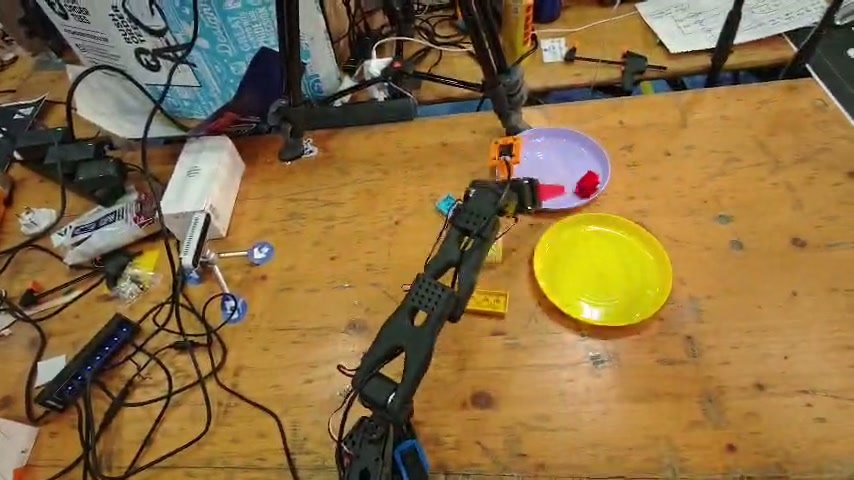
#> input picture deploy/showcase/media/arm_overhead.jpg, 854 x 480 px
$ python -i perception.py   (imports and definitions only)
#> lines starting #> are read from the running program, lines starting #| are printed output that depends on the picture; after the words box and inside, x2 and y2 are one past the last pixel; in counts of white or black regions, pixels touching at a corner belong together
#> further down, picture is the input picture: shape (480, 854, 3); mean B, G, R 66, 110.5, 138.9
"""Top-camera perception for the closed loop: plates, bricks still on the table, their colours, and overlays.

Plain functions (numpy / OpenCV) so they can be tested on saved frames. The brick boxes come from the one-class
brick detector (`dlsj.inspect.brick_detector.BrickDetector`, NPU); everything else here is cheap CPU work.

* `find_plates(bgr)`: big yellow / orange / purple blobs -> circles (plates don't move, callers may cache them).
* `split_bricks(dets, plates, bgr, workspace)`: detector boxes -> bricks on the table (to pick) and bricks already in
  a plate (sorted), after size / work-area filtering; each with a training colour (blue/brown/red/white/yellow).
* `annotate_top(...)`: the overlay the dashboard streams.
"""

from __future__ import annotations

from dataclasses import asdict, dataclass

import cv2
import numpy as np

TRAINING_COLOURS = ("blue", "brown", "red", "white", "yellow")
PLATE_BGR = {"yellow": (48, 194, 242), "orange": (36, 138, 240), "purple": (224, 127, 155)}
BRICK_BGR = {"blue": (230, 150, 40), "brown": (40, 70, 120), "red": (40, 40, 220), "white": (235, 235, 235),
             "yellow": (40, 210, 240), "?": (160, 160, 160)}

# OpenCV HSV: H 0-179, S/V 0-255
PLATE_HSV = {
    # the yellow plate reads greenish under the venue light (H ~50, S ~80); the table stays below S 40
    "yellow": [((18, 90, 120), (38, 255, 255)), ((38, 55, 140), (64, 255, 255))],
    "orange": [((4, 140, 120), (17, 255, 255))],
    # the "purple" plate reads saturated light blue on the top camera (H ~102, S 255); size keeps blue bricks out
    "purple": [((120, 50, 50), (165, 255, 255)), ((92, 120, 150), (135, 255, 255))],
}


@dataclass
class Plate:
    colour: str
    cx: float
    cy: float
    r: float


@dataclass
class Brick:
    box: tuple[int, int, int, int]
    conf: float
    colour: str  # one of TRAINING_COLOURS, or "?" when unsure
    colour_conf: float
    plate: str | None = None  # the plate it sits in, None = on the table

    # [4 lines left out: function centre, not called in this run]

    def to_dict(self) -> dict:
        return {**asdict(self), "centre": [round(v, 1) for v in self.centre]}


def find_plates(bgr: np.ndarray, min_area: float = 7000.0) -> list[Plate]:
    """The largest blob of each plate colour, if big enough to be a plate (a brick is < ~3500 px at 640x480)."""
#> called with min_area = 7000
    hsv = cv2.cvtColor(cv2.GaussianBlur(bgr, (7, 7), 0), cv2.COLOR_BGR2HSV)
#> hsv: shape (480, 854, 3); mean H, S, V 31.2, 134.7, 142.3
    out = []
    for colour, ranges in PLATE_HSV.items():
        mask = np.zeros(hsv.shape[:2], np.uint8)
        for lo, hi in ranges:
            mask |= cv2.inRange(hsv, np.array(lo), np.array(hi))
        mask = cv2.morphologyEx(mask, cv2.MORPH_CLOSE, np.ones((9, 9), np.uint8))
        contours, _ = cv2.findContours(mask, cv2.RETR_EXTERNAL, cv2.CHAIN_APPROX_SIMPLE)
        if not contours:
            continue
        c = max(contours, key=cv2.contourArea)
        area = cv2.contourArea(c)
        if area < min_area:
            continue
        (cx, cy), r = cv2.minEnclosingCircle(c)
        if area / (np.pi * r * r) < 0.45:  # long thin streaks (cables, table edges) are not plates
            continue
        out.append(Plate(colour, float(cx), float(cy), float(r)))
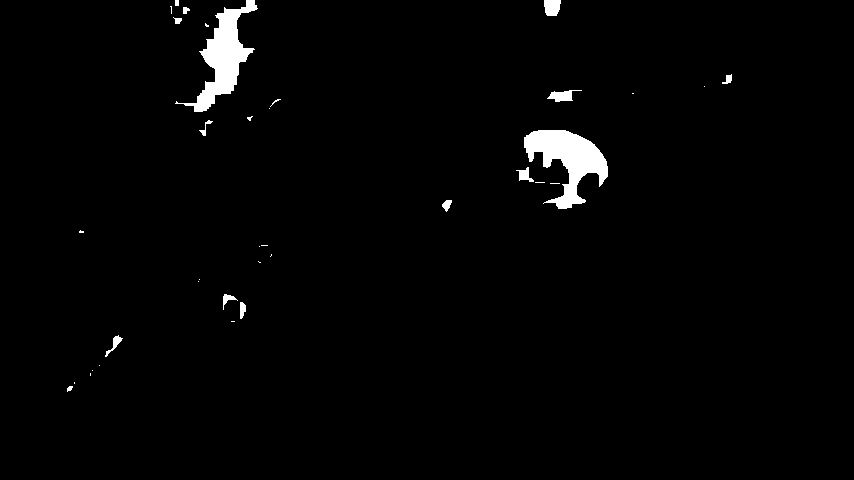
#> mask: shape (480, 854); 1.8% white; 36 white regions (21 under 20 px), largest, box (x1, y1, x2, y2) and area: (524, 130, 608, 209) 3183, (175, 0, 258, 112) 2959, (544, 0, 561, 16) 235
#> after the loop, out = 1 item
    return out


@dataclass(frozen=True)
class Det:
    box: tuple[int, int, int, int]
    confidence: float


# [167 lines left out: functions tile_grid, merge_dets, detect_tiled, persistent_bricks, classify_colour, split_bricks and 2 more, not called in this run]


def inspect_reference(bgr: np.ndarray) -> np.ndarray:
    """Blurred grey inspection frame with the arm away: the background `select_held` compares against."""
    return cv2.GaussianBlur(cv2.cvtColor(bgr, cv2.COLOR_BGR2GRAY), (9, 9), 0)


# [21 lines left out: function select_held, not called in this run]

>>> import cv2
>>> picture = cv2.imread('../showcase/media/arm_overhead.jpg')
>>> result = find_plates(picture)
#> result = 1 item

$ run again, on deploy/showcase/media/held_crops.jpg
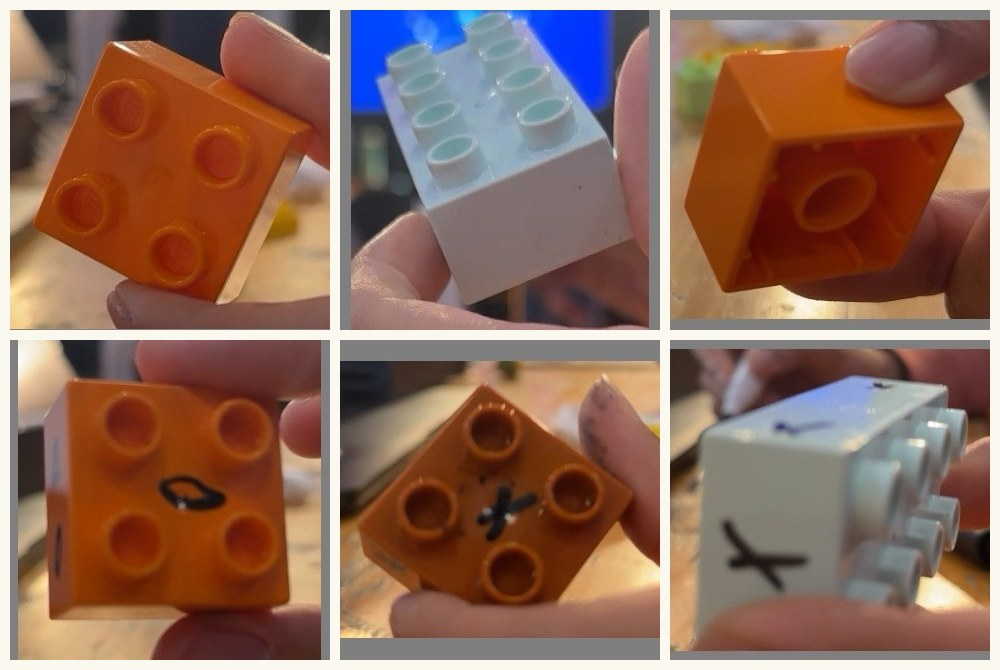
#> input picture deploy/showcase/media/held_crops.jpg, 1000 x 670 px
#> picture is the input picture: shape (670, 1000, 3); mean B, G, R 90.4, 105.5, 140.4
#> hsv: shape (670, 1000, 3); mean H, S, V 30.7, 116.5, 146.9
#> after the loop in find_plates, `for colour, ranges in PLATE_HSV.items():`:
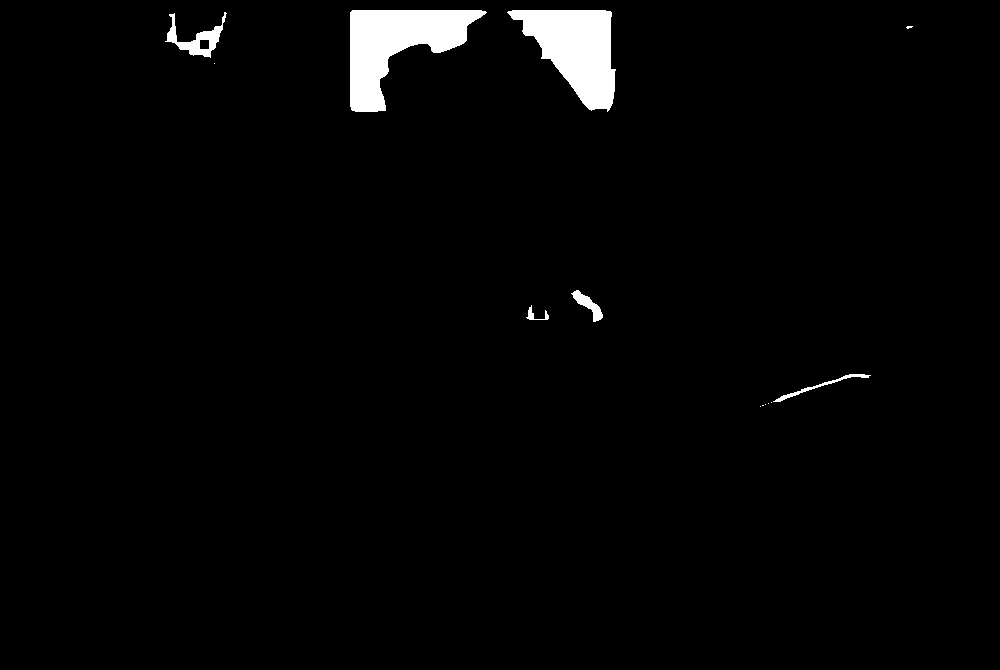
#> mask: shape (670, 1000); 2.2% white; 13 white regions (7 under 20 px), largest, box (x1, y1, x2, y2) and area: (350, 10, 487, 112) 6922, (507, 10, 616, 112) 6295, (165, 12, 227, 58) 869, (571, 290, 603, 322) 361, (773, 374, 871, 402) 316, (526, 305, 549, 320) 107
#> after the loop in find_plates, `for colour, ranges in PLATE_HSV.items():`: out = 1 item
